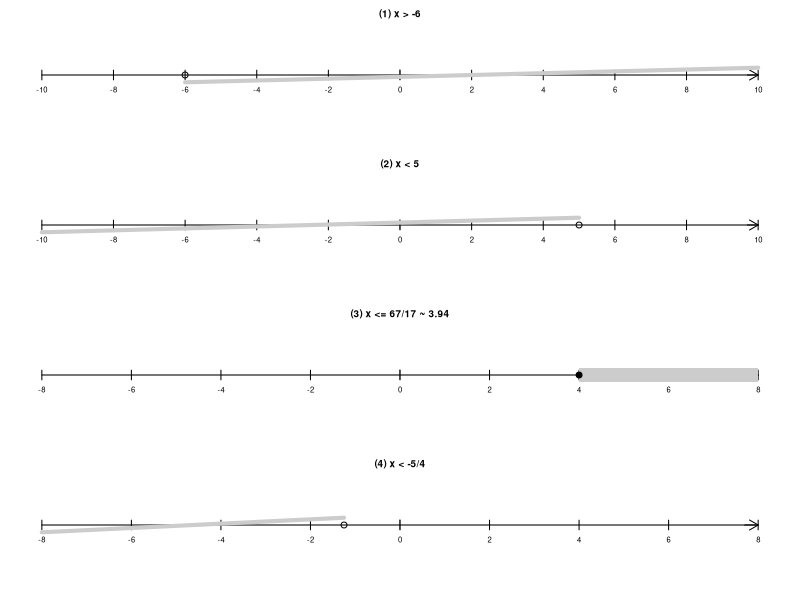
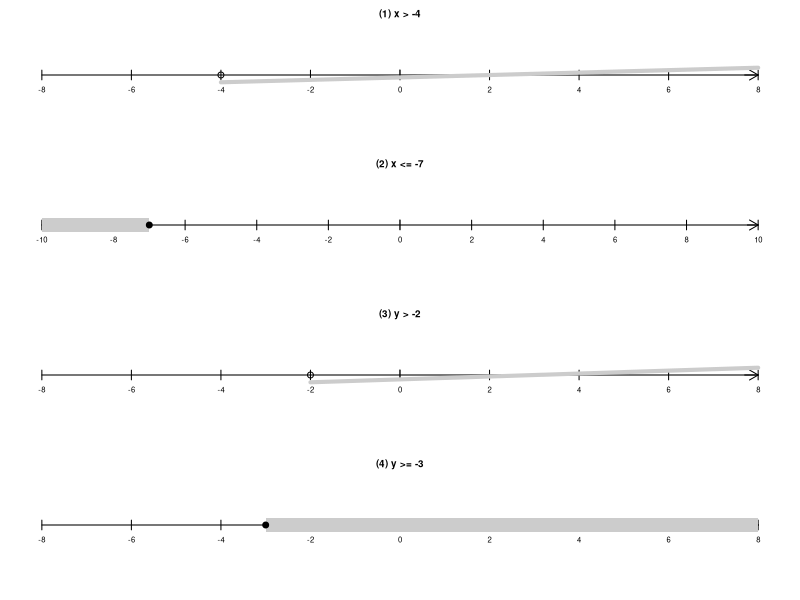

Generate these figures, in order, with R:
setwd("C:/Users/18904/Github/junior-mathematics/codes")
if(!dir.exists("../figures"))dir.create("../figures")

# helper: draw a number line shaded from 'start' to 'end'; open/closed at start
numline=function(center,crit,closed,dir,lim=8){
  # dir: 'right' shade to right of crit; 'left' shade to left
  plot(0,0,xlim=c(-lim,lim),ylim=c(-1,1),type="n",axes=FALSE,xlab="",ylab="",yaxs="i")
  segments(-lim,0,lim,0,lwd=1)
  arrows(lim-0.3,0,lim,0,length=0.1,lwd=1)
  ticks=seq(-lim,lim,2)
  segments(ticks,-0.1,ticks,0.1,lwd=1)
  text(ticks,-0.3,ticks,cex=0.7)
  points(0,0,pch="|",cex=1)
  # shade
  if(dir=="right"){
    x0=crit
    if(closed)rect(x0,-0.15,lim,0.15,col="gray80",border=NA)
    else segments(x0,-0.15,lim,0.15,lwd=4,col="gray80")
    points(x0,0,pch=if(closed)19 else 1,cex=1.2)
  } else {
    x0=crit
    if(closed)rect(-lim,-0.15,x0,0.15,col="gray80",border=NA)
    else segments(-lim,-0.15,x0,0.15,lwd=4,col="gray80")
    points(x0,0,pch=if(closed)19 else 1,cex=1.2)
  }
}

# week51-1: (1) x>-6 (2) x<5 (3) x<=67/17 (4) x<-5/4
draw1=function(){
  par(mfrow=c(4,1),mar=c(2,1,2,1))
  numline(0,-6,FALSE,"right",lim=10);title("(1) x > -6",cex.main=0.9)
  numline(0,5,FALSE,"left",lim=10);title("(2) x < 5",cex.main=0.9)
  numline(0,4,TRUE,"right",lim=8);title("(3) x <= 67/17 ~ 3.94",cex.main=0.9)
  numline(0,-1.25,FALSE,"left",lim=8);title("(4) x < -5/4",cex.main=0.9)
}
cairo_pdf("../figures/week51-1.pdf",width=8,height=8,family="sans");draw1();dev.off()
svglite::svglite("../figures/week51-1.svg",width=8,height=8);draw1();dev.off()

# week51-2: (1) x>-4 (2) x<=-7 (3) y>-2 (4) y>=-3
draw2=function(){
  par(mfrow=c(4,1),mar=c(2,1,2,1))
  numline(0,-4,FALSE,"right",lim=8);title("(1) x > -4",cex.main=0.9)
  numline(0,-7,TRUE,"left",lim=10);title("(2) x <= -7",cex.main=0.9)
  numline(0,-2,FALSE,"right",lim=8);title("(3) y > -2",cex.main=0.9)
  numline(0,-3,TRUE,"right",lim=8);title("(4) y >= -3",cex.main=0.9)
}
cairo_pdf("../figures/week51-2.pdf",width=8,height=8,family="sans");draw2();dev.off()
svglite::svglite("../figures/week51-2.svg",width=8,height=8);draw2();dev.off()
